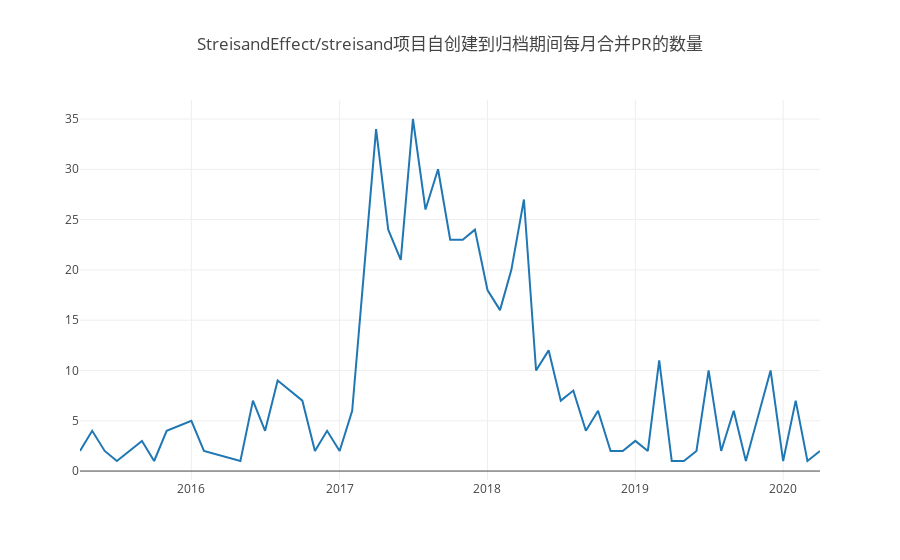

Source (notebook cell):
### Markdown cell above
### 3.2 每月合入PR的个数

### Code cell
//每月合入PR的个数
Promise.all(years.map(y => {
    var q = 
    `select year, month, count(issue_id) AS PRMergeCount
    from 
    (
        select toYear(pull_merged_at) AS year, toMonth(pull_merged_at) AS month, issue_id
        from github_log.year${y}
        where repo_id = ${repoId}
            and type = 'PullRequestEvent'
            and pull_merged = 1
            and toYear(pull_merged_at) = ${y}
    )t1
    group by (year, month)
    order by (year, month)`
    return openDigger.driver.clickhouse.query(q);
})).then(data=> {
    var year = [], month = [], PRMergeCount = [];
    
    data.forEach(d => {
        year = year.concat(d.map(t => t.year));
        month = month.concat(d.map(t => t.month));
        PRMergeCount = PRMergeCount.concat(d.map(t => t.PRMergeCount));
    });

    var xAxis = [];
    var tableList = [];
    for(var i=0; i<year.length; i++){
        xAxis.push(year[i]+'-'+month[i].toString().padStart(2, '0'));
        tableList.push([xAxis[i], PRMergeCount[i]])
    }
    openDigger.render.plotly([
        {x: xAxis, y: PRMergeCount, mode: 'scatter', name: 'PR合并月数量'}
    ], {
        title: 'StreisandEffect/streisand项目自创建到归档期间每月合并PR的数量',
        xais: {type: 'category'}
    });
    console.table(tableList.map((l, i) => {
        return {
            '日期': l[0],
            'PR合入月量': l[1]
        }
    }));
})

### Figure 1 — Plotly figure (JSON) as saved in the notebook; plotly's stock layout.template omitted (floating-point values rounded to 4 significant figures)
{"data": [{"mode": "scatter", "name": "PR合并月数量", "x": ["2015-04", "2015-05", "2015-06", "2015-07", "2015-09", "2015-10", "2015-11", "2016-01", "2016-02", "2016-05", "2016-06", "2016-07", "2016-08", "2016-10", "2016-11", "2016-12", "2017-01", "2017-02", "2017-04", "2017-05", "2017-06", "2017-07", "2017-08", "2017-09", "2017-10", "2017-11", "2017-12", "2018-01", "2018-02", "2018-03", "2018-04", "2018-05", "2018-06", "2018-07", "2018-08", "2018-09", "2018-10", "2018-11", "2018-12", "2019-01", "2019-02", "2019-03", "2019-04", "2019-05", "2019-06", "2019-07", "2019-08", "2019-09", "2019-10", "2019-12", "2020-01", "2020-02", "2020-03", "2020-04"], "y": ["2", "4", "2", "1", "3", "1", "4", "5", "2", "1", "7", "4", "9", "7", "2", "4", "2", "6", "34", "24", "21", "35", "26", "30", "23", "23", "24", "18", "16", "20", "27", "10", "12", "7", "8", "4", "6", "2", "2", "3", "2", "11", "1", "1", "2", "10", "2", "6", "1", "10", "1", "7", "1", "2"]}], "layout": {"autosize": true, "title": {"text": "StreisandEffect/streisand项目自创建到归档期间每月合并PR的数量"}, "xais": {"type": "category"}, "xaxis": {"autorange": true, "range": ["2015-04-01", "2020-04-01"], "type": "date"}, "yaxis": {"autorange": true, "range": [-0.8889, 36.89], "type": "linear"}}}
